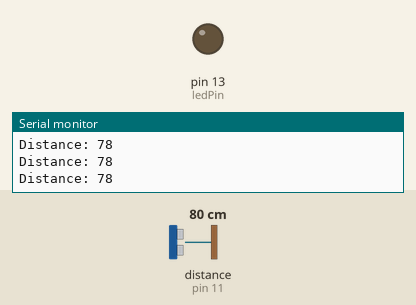
The sketch below on a simulated Arduino Uno, built with avr-gcc and run on an emulated ATmega328P. Parts: output pins drawn as LEDs (lit = HIGH), the last lines printed to the serial monitor. Wiring (inferred from the names in the program): ultrasonic range finder: trigger pin 10; echo pin 11. The inputs (shaded band) are chosen by the test bench; at power-on: distance to the obstacle (sensor on pin 11) 80 cm. The echo pulse lasts 58.3 µs per cm; pins used as bus, display or sensor lines are not drawn.

Above: at 1.2 s.
1.3 s: distance to the obstacle (sensor on pin 11) set to 13 cm
2.8 s: distance to the obstacle (sensor on pin 11) set to 10 cm
At 3.8 s:
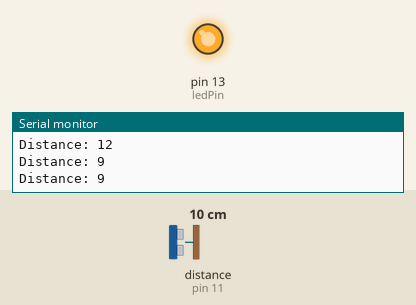
4.4 s: distance to the obstacle (sensor on pin 11) set to 18 cm
At 5.4 s:
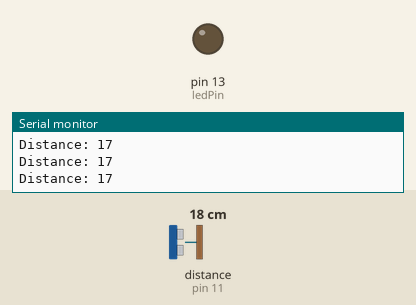
6.2 s: distance to the obstacle (sensor on pin 11) set to 2 cm
At 7.4 s:
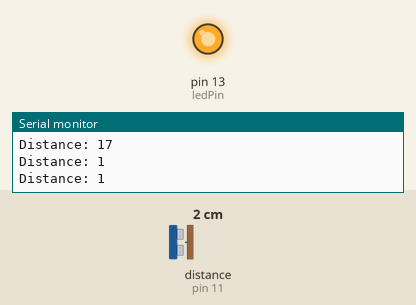
Timing chart, 0 to 8.8 s (numbered marks = the images above; inputs shaded):
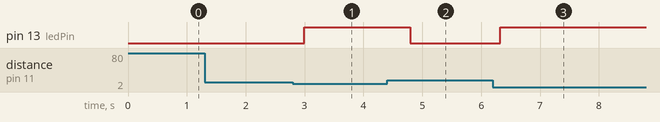

Measured:
- the behaviour switches between 12 and 11 cm on distance to the obstacle (sensor on pin 11) (found by bisection; images 0 and 1)
- after the input at 2.8 s, pin 13 (ledPin): LOW → HIGH after 0.19 s
- after the input at 4.4 s, pin 13 (ledPin): HIGH → LOW after 0.40 s
- after the input at 6.2 s, pin 13 (ledPin): LOW → HIGH after 0.12 s

The sketch:

code.ino
```cpp
int duration;
int distance;

const int trigPin = 10;
const int echoPin = 11;

const int ledPin = 13;
void setup()
{
  pinMode(trigPin, OUTPUT);
  pinMode(echoPin, INPUT);

  pinMode(13,OUTPUT);

  Serial.begin(9600);
}

void loop()
{
  digitalWrite(trigPin,LOW);
  delayMicroseconds(2);

  digitalWrite(trigPin,HIGH);
  delayMicroseconds(10);
  digitalWrite(trigPin,LOW);

  duration = pulseIn(echoPin,HIGH); //used to measure the duration of a pulse on a pin.//To read the duration of echo pulse in microsecond

  distance = duration * 0.034/2;  //Since speed of sound is 343 m/s //0.034 cm/microsecond is speed of sound //It is divided by 2 since the ultrasonic sensor transmits and receives signal which is two times the distance and time
  //The sound wave travels to the object and back, so the total travel distance is twice the distance to the object. To find the one-way distance

  Serial.print("Distance: ");
  Serial.println(distance);
  delay(100);

  if(distance <= 10){
    digitalWrite(13,HIGH);
    delay(500);
  }
  else{
    digitalWrite(13,LOW);
  }

}

//Trig is Trigger To emit Sound waves  //High pulse
//Echo sends the timing pulse  i.e; the sound wave is received  //Low Pulse
//Both to be connected to a digital Pin
```
